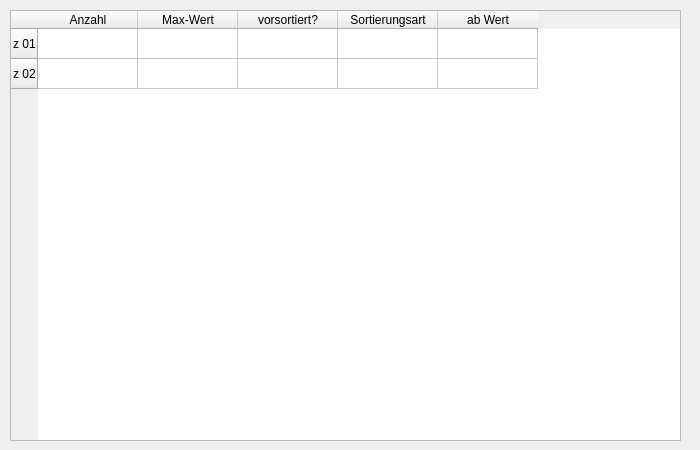
<?xml version="1.0" encoding="UTF-8"?>
<ui version="4.0">
 <class>Form</class>
 <widget class="QWidget" name="Form">
  <property name="geometry">
   <rect>
    <x>0</x>
    <y>0</y>
    <width>700</width>
    <height>450</height>
   </rect>
  </property>
  <property name="windowTitle">
   <string>Form</string>
  </property>
  <widget class="QTableWidget" name="tableWidget">
   <property name="geometry">
    <rect>
     <x>10</x>
     <y>10</y>
     <width>671</width>
     <height>431</height>
    </rect>
   </property>
   <row>
    <property name="text">
     <string>z 01</string>
    </property>
   </row>
   <row>
    <property name="text">
     <string>z 02</string>
    </property>
   </row>
   <column>
    <property name="text">
     <string>Anzahl</string>
    </property>
   </column>
   <column>
    <property name="text">
     <string>Max-Wert</string>
    </property>
   </column>
   <column>
    <property name="text">
     <string>vorsortiert?</string>
    </property>
   </column>
   <column>
    <property name="text">
     <string>Sortierungsart</string>
    </property>
   </column>
   <column>
    <property name="text">
     <string>ab Wert</string>
    </property>
   </column>
  </widget>
 </widget>
 <resources/>
 <connections/>
</ui>
